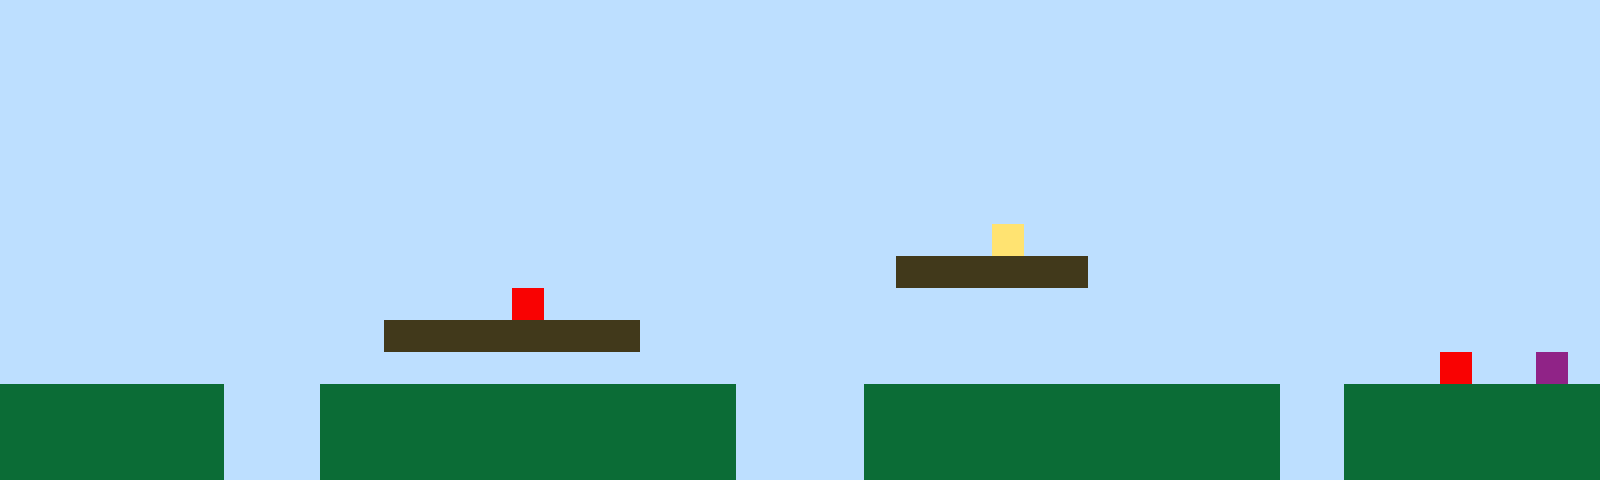

This is a level from a 2D game, rendered from its Tiled map with the project's own tilesets. A one-line summary and the complete map file follow:
An orthogonal 50x15 tile map with 32x32 px tiles, 1 tile layer (Tile Layer 1).

<map version="1.10" tiledversion="1.11.2" orientation="orthogonal" renderorder="right-up" width="50" height="15" tilewidth="32" tileheight="32" infinite="0" nextlayerid="2" nextobjectid="1"><editorsettings><export target="map1.csv" format="csv" /></editorsettings><tileset firstgid="1" name="sprites" tilewidth="32" tileheight="32" tilecount="6" columns="3"><image source="sprites.png" width="96" height="64" /></tileset><layer id="1" name="Tile Layer 1" width="50" height="15"><data encoding="csv">1,1,1,1,1,1,1,1,1,1,1,1,1,1,1,1,1,1,1,1,1,1,1,1,1,1,1,1,1,1,1,1,1,1,1,1,1,1,1,1,1,1,1,1,1,1,1,1,1,1,1,1,1,1,1,1,1,1,1,1,1,1,1,1,1,1,1,1,1,1,1,1,1,1,1,1,1,1,1,1,1,1,1,1,1,1,1,1,1,1,1,1,1,1,1,1,1,1,1,1,1,1,1,1,1,1,1,1,1,1,1,1,1,1,1,1,1,1,1,1,1,1,1,1,1,1,1,1,1,1,1,1,1,1,1,1,1,1,1,1,1,1,1,1,1,1,1,1,1,1,1,1,1,1,1,1,1,1,1,1,1,1,1,1,1,1,1,1,1,1,1,1,1,1,1,1,1,1,1,1,1,1,1,1,1,1,1,1,1,1,1,1,1,1,1,1,1,1,1,1,1,1,1,1,1,1,1,1,1,1,1,1,1,1,1,1,1,1,1,1,1,1,1,1,1,1,1,1,1,1,1,1,1,1,1,1,1,1,1,1,1,1,1,1,1,1,1,1,1,1,1,1,1,1,1,1,1,1,1,1,1,1,1,1,1,1,1,1,1,1,1,1,1,1,1,1,1,1,1,1,1,1,1,1,1,1,1,1,1,1,1,1,1,1,1,1,1,1,1,1,1,1,1,1,1,1,1,1,1,1,1,1,1,1,1,1,1,1,1,1,1,1,1,1,1,1,1,1,1,1,1,1,1,1,1,1,1,1,1,1,1,1,1,1,1,1,1,1,1,1,1,1,1,1,1,1,1,1,1,1,1,1,1,1,1,1,1,1,1,1,1,1,1,1,1,1,1,1,1,1,1,4,1,1,1,1,1,1,1,1,1,1,1,1,1,1,1,1,1,1,1,1,1,1,1,1,1,1,1,1,1,1,1,1,1,1,1,1,1,1,1,1,1,1,1,1,1,1,3,3,3,3,3,3,1,1,1,1,1,1,1,1,1,1,1,1,1,1,1,1,1,1,1,1,1,1,1,1,1,1,1,1,1,1,1,1,5,1,1,1,1,1,1,1,1,1,1,1,1,1,1,1,1,1,1,1,1,1,1,1,1,1,1,1,1,1,1,1,1,1,1,1,1,1,1,1,1,1,1,1,1,1,3,3,3,3,3,3,3,3,1,1,1,1,1,1,1,1,1,1,1,1,1,1,1,1,1,1,1,1,1,1,1,1,1,1,1,1,1,1,1,1,1,1,1,1,1,1,1,1,1,1,1,1,1,1,1,1,1,1,1,1,1,1,1,1,1,1,1,1,1,1,1,1,1,1,1,1,1,1,1,1,1,1,1,5,1,1,6,1,2,2,2,2,2,2,2,1,1,1,2,2,2,2,2,2,2,2,2,2,2,2,2,1,1,1,1,2,2,2,2,2,2,2,2,2,2,2,2,2,1,1,2,2,2,2,2,2,2,2,2,2,2,2,2,2,2,1,1,1,2,2,2,2,2,2,2,2,2,2,2,2,2,1,1,1,1,2,2,2,2,2,2,2,2,2,2,2,2,2,1,1,2,2,2,2,2,2,2,2,2,2,2,2,2,2,2,1,1,1,2,2,2,2,2,2,2,2,2,2,2,2,2,1,1,1,1,2,2,2,2,2,2,2,2,2,2,2,2,2,1,1,2,2,2,2,2,2,2,2</data></layer></map>
